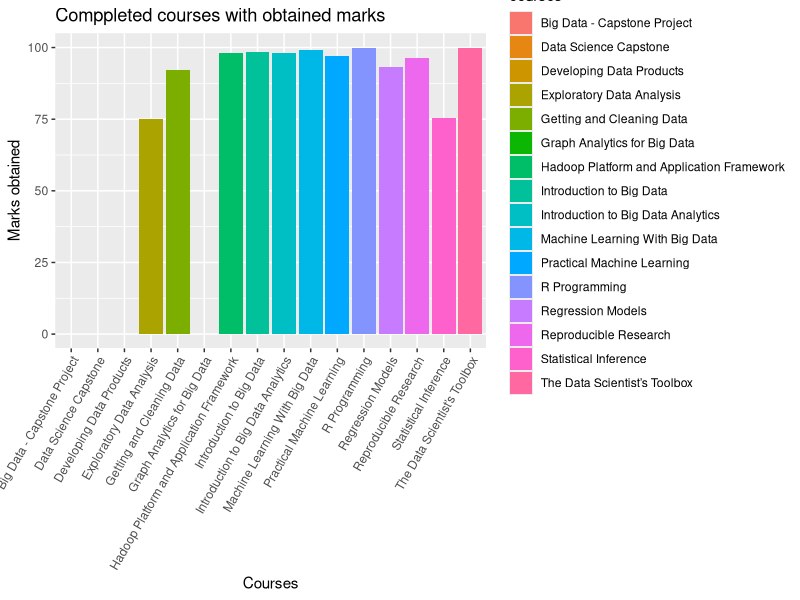
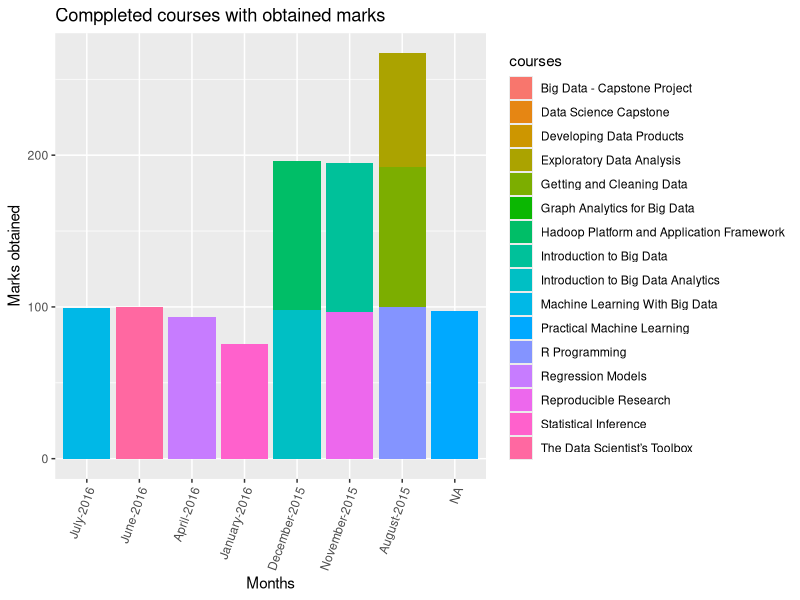

Source code (R) for these figures, in order:
rm(list=ls())
library(png);
library(ggplot2);
library(grid);
library(RColorBrewer);
library(plyr);
library(dplyr)
library(reshape2)

courses <- c("The Data Scientist’s Toolbox", 
             "R Programming",
             "Getting and Cleaning Data",
             "Exploratory Data Analysis",
             "Reproducible Research",
             "Statistical Inference",
             "Regression Models",
             "Practical Machine Learning",
             "Developing Data Products",
             "Data Science Capstone",
             "Introduction to Big Data",
             "Hadoop Platform and Application Framework",
             "Introduction to Big Data Analytics",
             "Machine Learning With Big Data",
             "Graph Analytics for Big Data",
             "Big Data - Capstone Project"
             )
marks <- c(100.0,
           100.0,
           92.0,
           75.0,
           96.5,
           75.3,
           93.1,
           97.0,
           NA,
           NA,
           98.5,
           98.2,
           98.0,
           99.00,
           NA,
           NA
           )
completedOn <- c("June-2016", 
                 "August-2015",
                 "August-2015",
                 "August-2015",
                 "November-2015",
                 "January-2016",
                 "April-2016",
                 "Jul-2016",
                 NA,
                 NA,
                 "November-2015",
                 "December-2015",
                 "December-2015",
                 "July-2016",
                 NA,
                 NA
                 )

types <- c(rep("Online", length(courses)))
sub_types <- c(rep("Data Science", 10), rep("Big Data", 6))

organizations <- c(rep("Coursera", 16))

coursesdf <- data.frame(courses, marks, completedOn, types, sub_types, organizations)

g <- ggplot(data=coursesdf, aes(x = `courses`, y = marks, fill = `courses`))
g <- g + geom_bar(stat="identity")
g <- g + ggtitle("Comppleted courses with obtained marks") + xlab("Courses") + ylab("Marks obtained")
g <- g + theme(axis.text.x=element_text(angle = 60, hjust = 1))
plot(g)



reorder <- c("July-2016", "June-2016", "April-2016", "January-2016", "December-2015", "November-2015", "August-2015")
coursesdf$completedOn <- factor(coursesdf$completedOn, levels = reorder)

g <- ggplot(data=coursesdf, aes(x = `completedOn`, y = marks, fill = `courses`))
g <- g + geom_bar(stat="identity")
g <- g + ggtitle("Comppleted courses with obtained marks") + xlab("Months") + ylab("Marks obtained")
g <- g + theme(axis.text.x=element_text(angle = 70, hjust = 1))
plot(g)
